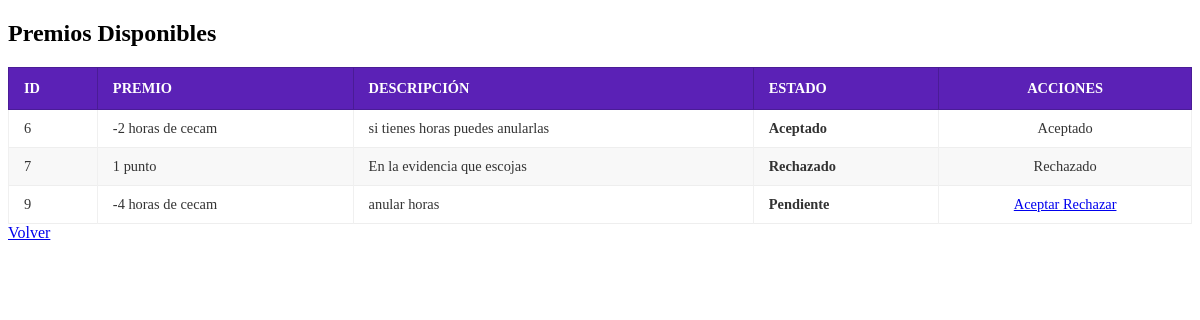
The app's page /index.php?action=premiosDisponibles (signed in) with its own data.
### tables this page shows
CREATE TABLE `premio` (
  `id_premio` int(11) NOT NULL AUTO_INCREMENT,
  `nombre_premio` varchar(100) NOT NULL,
  `descripcion` varchar(100) NOT NULL,
  `id_usuario` int(11) DEFAULT NULL,
  `estado` enum('pendiente','aceptado','rechazado') NOT NULL DEFAULT 'pendiente',
  PRIMARY KEY (`id_premio`),
  KEY `fk_premio_usuario` (`id_usuario`),
  CONSTRAINT `fk_premio_usuario` FOREIGN KEY (`id_usuario`) REFERENCES `usuario` (`id_usuario`)
);

### app/controllers/TutorPremioController.php (called while the page is built, shortened)
<?php
include_once "app/models/PremioModel.php";
class TutorPremioController {
    private $model;
    public function __construct($connection) {
        $this->model = new PremioModel($connection);
    }
    public function premiosDisponibles() {
        $premio = $this->model->obtenerTodosLosPremios();
        include "app/views/Tutor/premios_disponibles.php";
    }
}
?>

### app/models/PremioModel.php (called while the page is built, shortened)
<?php
class PremioModel {
    private $connection;
    public function __construct($connection) {
        $this->connection = $connection;
    }
    public function obtenerTodosLosPremios() {
        $sql = "SELECT * FROM premio";
        return $this->connection->query($sql);
    }
}
?>

### app/views/Tutor/premios_disponibles.php (the view, shortened to what this page needs)
<!DOCTYPE html>
<html lang="es">
<head>
    <link rel="stylesheet" href="public/css/estilos.css">
</head>
<body class="premios-disponibles-body">
    <div class="main-container">
        <h2>Premios Disponibles</h2>
        <table>
            <thead>
                <tr>
                    <th>ID</th>
                    <th>Premio</th>
                    <th>Descripción</th>
                    <th>Estado</th>
                    <th style="text-align: center;">Acciones</th>
                </tr>
            </thead>
            <tbody>
                <?php while($row = $premio->fetch_assoc()) {
                    $estado = strtolower(trim($row['estado']));
                ?>
                <tr>
                    <td><?= $row['id_premio'] ?? '-' ?></td>
                    <td><?= $row['nombre_premio'] ?></td>
                    <td><?= $row['descripcion'] ?></td>
                    <td><strong><?= ucfirst($estado) ?></strong></td>
                    <td style="text-align: center;">
                        <?php if ($estado === 'pendiente'): ?>
                            <a href="index.php?action=aceptarPremioTutor&id=<?= $row['id_premio'] ?>"
                               class="action-btn btn-accept">
                                Aceptar
                            </a>
                            <a href="index.php?action=rechazarPremioTutor&id=<?= $row['id_premio'] ?>"
                               class="action-btn btn-reject">
                                Rechazar
                            </a>
                        <?php elseif ($estado === 'aceptado'): ?>
                            <span class="status-badge badge-success">Aceptado</span>
                        <?php elseif ($estado === 'rechazado'): ?>
                            <span class="status-badge badge-secondary">Rechazado</span>
                        <?php endif; ?>
                    </td>
                </tr>
                <?php } ?>
            </tbody>
        </table>
        <a href="index.php?action=panelTutor" class="btn-back">Volver</a>
    </div>
</body>
</html>

### public/css/estilos.css (style rules this page uses)
:root { --primary-upemor: #4B0082; --secondary-upemor: #B31B34; --light-bg: #F9F9F9; --text-dark: #333333; --text-light: #FFFFFF; --shadow-light: rgba(0, 0, 0, 0.1); --shadow-medium: rgba(0, 0, 0, 0.2); --gradient-bg: linear-gradient(135deg, #f0e6fa, var(--light-bg)); --card-schedule: #007bff; --card-requests: #28a745; --card-bitacoras: #ffc107; }
:root { --primary-color: #6a0dad; --primary-hover: #8b1cf0; --background-light: #f9f9ff; --container-bg: #ffffff; --border-light: #e0e0e0; --text-color: #333; --button-text: white; --error-color: #dc3545; }
table { width: 100%; border-collapse: collapse; margin: 0; min-width: 1000px; }
thead { background-color: #5b21b6; color: #ffffff; text-transform: uppercase; font-size: 0.9em; }
th { padding: 12px 15px; text-align: left; border: 1px solid #4a1c96; }
tbody tr { border-bottom: 1px solid #eeeeee; transition: background-color 0.2s; }
tbody tr:nth-child(even) { background-color: #f8f8f8; }
td { padding: 10px 15px; text-align: left; color: #333; border-left: 1px solid #f0f0f0; border-right: 1px solid #f0f0f0; font-size: 0.9em; word-wrap: break-word; }

### records on screen
premio: id_premio "6", nombre_premio "-2 horas de cecam", descripcion "si tienes horas puedes anularlas", estado "Aceptado"
premio: id_premio "7", nombre_premio "1 punto", descripcion "En la evidencia que escojas", estado "Rechazado"
premio: id_premio "9", nombre_premio "-4 horas de cecam", descripcion "anular horas", estado "Pendiente"
